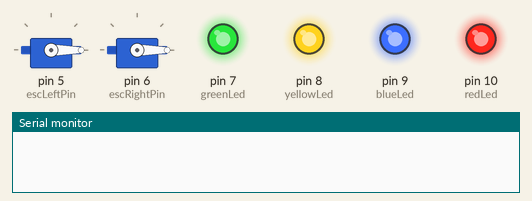
The sketch below on a simulated Arduino Nano, built with avr-gcc and run on an emulated ATmega328P. On the bench: 2 × servo, output pins drawn as LEDs (lit = HIGH), the last lines printed to the serial monitor.

Above: at 0.1 s.
At 1.1 s:
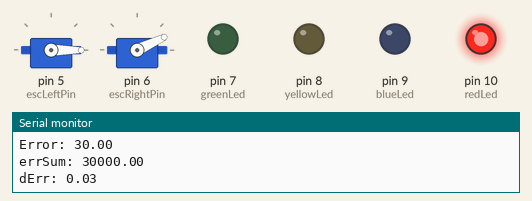
At 3.9 s:
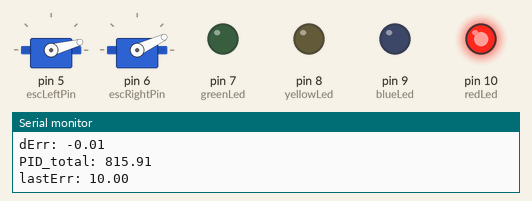
Timing chart, 0 to 5.4 s (numbered marks = the images above):
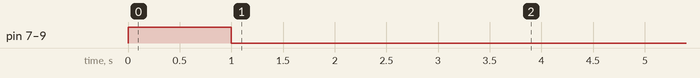

The sketch:

carl-new-pid-value-test.ino
```cpp
#include <NeoSWSerial.h>
#include <Wire.h>
#include <Adafruit_Sensor.h>
#include <Adafruit_HMC5883_U.h>
#include <Servo.h>

//Name here
// const String myName = "DRO1";
const String myName = "DRO2";
// const String myName = "DRO3";

//Constants
const int greenLed = 7;
const int yellowLed = 8;
const int blueLed = 9;
const int redLed = 10;
const int escLeftPin = 5;
const int escRightPin = 6;

const int rxNano = 11;
const int txNano = 12;

const int waitingTime = 5000;
const int turnDelay = 30000; //in milliseconds

//movement constants
const float stopSpeed = 0;
const float minSpeed = 15;
const float maxSpeed = 25;

const float angleAllowance = 5.0;

//Booleans for logic
bool isConnected = false;
bool isDeployed = false;
bool hasStopped = true;
bool hasDetectedObject = false;

//Variables
int posX = 0;
int posY = 0;
int savedDir = 0;

//PID values
float kp = 0.01;
float ki = 0.01;
float kd = 250;
double errSum, lastErr=0;
unsigned long lastTime;


float savedAngle = 0.0;

//millis time variables for storage
unsigned long startTime = 0;
unsigned long startTime2 = 0;

//received message
String receivedMessage = "";
String receivedCommand = "";
String receivedToName = "";
String receivedFromName = "";
String receivedDetails = "";

Servo escLeft;
Servo escRight;

NeoSWSerial Nano(rxNano, txNano);

Adafruit_HMC5883_Unified mag = Adafruit_HMC5883_Unified(12345);

void setup() {
  Serial.begin(9600);
  Nano.begin(9600);

  Nano.listen();

  //ESC initialization
  escLeft.attach(escLeftPin,1000,2000);
  escRight.attach(escRightPin,1000,2000);
  escLeft.write(0);
  escRight.write(0);

  //HMC5883 initialization
  if(!mag.begin())
  {
    /* There was a problem detecting the HMC5883 ... check your connections */
    Serial.println("Ooops, no HMC5883 detected ... Check your wiring!");
    while(1);
  }

  //LED initialization
  pinMode(greenLed, OUTPUT);
  pinMode(yellowLed, OUTPUT);
  pinMode(blueLed, OUTPUT);
  pinMode(redLed, OUTPUT);

  digitalWrite(greenLed, HIGH);
  digitalWrite(yellowLed, HIGH);
  digitalWrite(blueLed, HIGH);
  digitalWrite(redLed, HIGH);

  delay(1000);

  digitalWrite(greenLed, LOW);
  digitalWrite(yellowLed, LOW);
  digitalWrite(blueLed, LOW);
  digitalWrite(redLed, HIGH);

  Serial.print(myName);
  Serial.println(" - Nano has initialized.");

  savedAngle = 0;
  // for(int i = 0; i < 30; i++) {
  //   Serial.print(0);
  //   Serial.print(" vs ");
  //   Serial.println(i);
  //   move(i);
  // }

  for(int i = 30; i > -1; i--) {
    Serial.print(0);
    Serial.print(" vs ");
    Serial.println(i);
    move(i);
  }
}

void loop() {

}

///////Specific functions/////////
void move(float currentAngle) {
   //PID Implementation
    /*How long since last calculated*/
    unsigned long now = millis();
    double timeChange = (double)(now - lastTime);

    Serial.print("timeChange: ");
    Serial.println(timeChange);

    /*Compute all error variables*/
    double error = abs(savedAngle - currentAngle);

    Serial.print("Error: ");
    Serial.println(error);

    errSum += (error * timeChange);
    Serial.print("errSum: ");
    Serial.println(errSum);

    double dErr = (error - lastErr) / timeChange;

    Serial.print("dErr: ");
    Serial.println(dErr);

    /*Compute PID Ouptut*/
    double PID_total = kp*error + ki*errSum + kd*dErr;

    Serial.print("PID_total: ");
    Serial.println(PID_total);

    /*Remember variables*/

    Serial.print("lastErr: ");
    Serial.println(lastErr);
    Serial.print("lastTime: ");
    Serial.println(lastTime);
    Serial.println();

    lastErr = error;
    lastTime = now;

  float modifiedSpeed = PID_total;

  // Sets a limit for max and min speed
  if(modifiedSpeed >= maxSpeed) {
    modifiedSpeed = maxSpeed;
  } else if(modifiedSpeed <= minSpeed) {
    modifiedSpeed = minSpeed;
  }

  bool isStraight = false;
  bool isLeft = false;

  if(error < 10) isStraight = true;
  else isStraight = false;

  if(isStraight) {
    if(isLeft) {

      escLeft.write(modifiedSpeed+5);
      escRight.write(minSpeed);
    } else {
      escLeft.write(minSpeed);
      escRight.write(modifiedSpeed);
    }
  } else {

    float oppositeSavedAngle = savedAngle + 180;
    float oppositeCurrentAngle = 360-currentAngle;

    if(oppositeSavedAngle > 360) {
      oppositeSavedAngle = oppositeSavedAngle - 360;
    }

    isLeft =  !(((currentAngle > savedAngle) && (currentAngle <= oppositeSavedAngle)) ||
              ((oppositeSavedAngle < savedAngle) && (currentAngle > savedAngle) && (currentAngle <= 360)) ||
              ((oppositeSavedAngle < savedAngle) && (currentAngle < oppositeSavedAngle)))
              ;

    if(isLeft) {
      escLeft.write(modifiedSpeed+5);
      escRight.write(stopSpeed);

    } else {
      escLeft.write(stopSpeed);
      escRight.write(modifiedSpeed);
    }
  }
}

///////General functions/////////
bool receiveCommand() {
  while(Nano.available()) {
    char letter = Nano.read();
    if(letter == '\n') {
      receivedMessage += '\n';
      Serial.print("Received: ");
      Serial.print(receivedMessage);

      int endIndex = receivedMessage.indexOf(' ');
      receivedCommand = receivedMessage.substring(0, endIndex);
      receivedMessage = receivedMessage.substring(endIndex+1);

      endIndex = receivedMessage.indexOf(' ');
      receivedToName = receivedMessage.substring(0, endIndex);
      receivedMessage = receivedMessage.substring(endIndex+1);

      endIndex = receivedMessage.indexOf(' ');
      receivedFromName = receivedMessage.substring(0, endIndex);
      receivedDetails = receivedMessage.substring(endIndex+1);

      receivedMessage = ""; // Erase old message
      return (receivedCommand != "") && (receivedToName == myName || receivedToName == "ALL") && (receivedFromName != "") && (receivedDetails != "");
    } else {
      receivedMessage += letter;
    }
  }
  return false;
}

void sendCommand(String command, String toName, String details) {
  //COMMAND TONAME FROMNAME DETAILS
  if(command != "" && toName != "" && details != "") {
    String sentMessage = command + " " + toName + " " + myName + " " + details;
    Nano.println(sentMessage);
  } else {
    Serial.println("Wrong format of command. Try again.");
  }
}

bool receivedSpecificCommand(String command) {
  return receiveCommand() && (receivedCommand == command);
}
```
